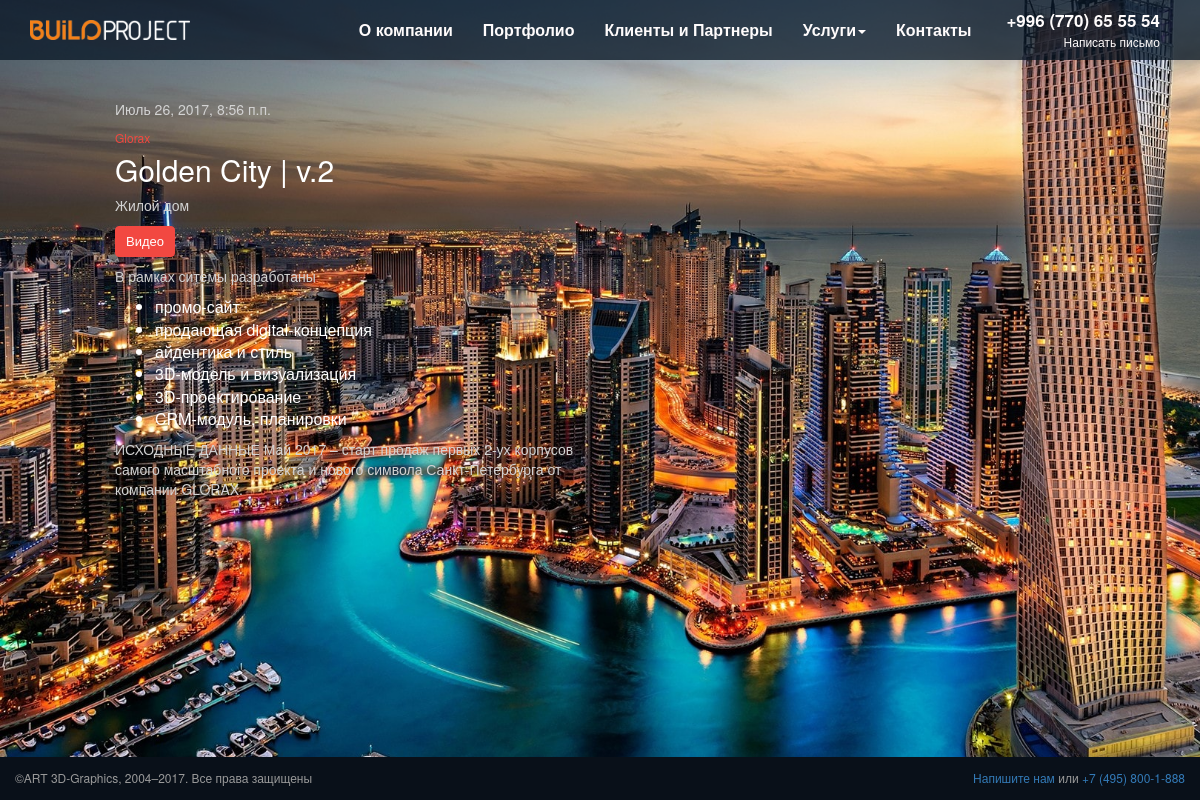
Screenshot of /portfolio/glorax/ with the database file from the repository.
### portfolio/models.py (models this page shows, shortened)
class Portfolio(models.Model):
    class Meta:
        verbose_name = 'Портфолио'
        verbose_name_plural = 'Портфолио'
    title = models.CharField(max_length=150)
    publish = models.DateTimeField(auto_now_add=True)
    video = models.CharField(max_length=255, null=True, blank=True)
    link = models.CharField(max_length=255, null=True, blank=True)
    results = models.ManyToManyField(Result)
    place = models.CharField(max_length=60)
    description = models.TextField()
    slug = models.SlugField(unique=True)
    image = models.ImageField(upload_to=item_upload_to)
    category = models.ForeignKey(Category)
    slider = models.ManyToManyField(Slider, blank=True)

class Category(models.Model):
    class Meta:
        verbose_name = 'Категория'
        verbose_name_plural = 'Категории'
    name = models.CharField(max_length=100)
    url = models.CharField(max_length=100, null=True, blank=True)

class Result(models.Model):
    class Meta:
        verbose_name = 'Результат'
        verbose_name_plural = 'Результаты'
    name = models.CharField(max_length=100)

### portfolio/views.py (the view)
# urls.py: url(r'^portfolio/(?P<slug>[-\w]+)/$', PortfolioDetail.as_view(), name='portfolio_detail'),
class PortfolioDetail(DetailView):
    model = Portfolio
    template_name = "portfolio_detail.html"
    context_object_name = 'gallery'
    def get_object(self, queryset=None):
        return get_object_or_404(Portfolio, slug__iexact=self.kwargs['slug'])

### templates/portfolio_detail.html (shortened to what this page needs)
{% extends 'base.html' %}
{% load staticfiles %}
{% block content %}
    <div class="container-fluid more" style=" background-image: url({{ gallery.image.url }});">
        <div class="row">
            <div class="col-md-5 col-md-offset-1 text">
                <p>{{ gallery.publish }}</p>
                <p class="red">{{ gallery.place }}</p>
                <h2>{{ gallery.title }}</h2>
                <p>{{ gallery.category.name }}</p>
                {% if gallery.video %}
                    <a class="swipebox-video btn btn-danger" rel="youtube" href="{{ gallery.video }}">
                        Видео</a>
                {% endif %}
                <div class="result-project">
                    <p>В рамках ситемы разработаны</p>
                    <ul>
                        {% for g_result in gallery.results.all %}
                            <li>{{ g_result.name }}</li>
                        {% endfor %}
                    </ul>
                </div>
                <p>{{ gallery.description }}</p>
            </div>
        </div>
    </div>
{% endblock %}

### static/static_dirs/css/style.css (style rules this page uses)
html { height: 100%; }
body { font-size: 16px; background-color: #151d26; height: 100%; line-height: 1.4; }
.red { color: #f24841 !important; }
.more { padding-top: 100px; width: 100%; min-height: 100%; color: #fff; background-position: left; background-size: cover; }
.more p { font-size: 14px; color: #d3d3d3; }
.more .red { color: #f24841 !important; margin-bottom: -13px; font-size: 12px; }
.btn-danger { background-color: #f24841; color: #fff; font-size: 13px; border: 1px solid #f24841; padding: 5px 10px; margin-bottom: 10px; }

### rows the page displays
Portfolio: image (picture), publish "Июль 26, 2017, 8:56 п.п.", place "Glorax", title "Golden City | v.2", category.name "Жилой дом", description "ИСХОДНЫЕ ДАННЫЕ Май 2017 – старт продаж первых 2-ух корпусов самого масштабного проекта и нового символа Санкт-Петербурга от компании GLORAX."
Result: name "промо-сайт"
Result: name "продающая digital-концепция"
Result: name "айдентика и стиль"
Result: name "3D-модель и визуализация"
Result: name "3D-проектирование"
Result: name "CRM-модуль, планировки"
